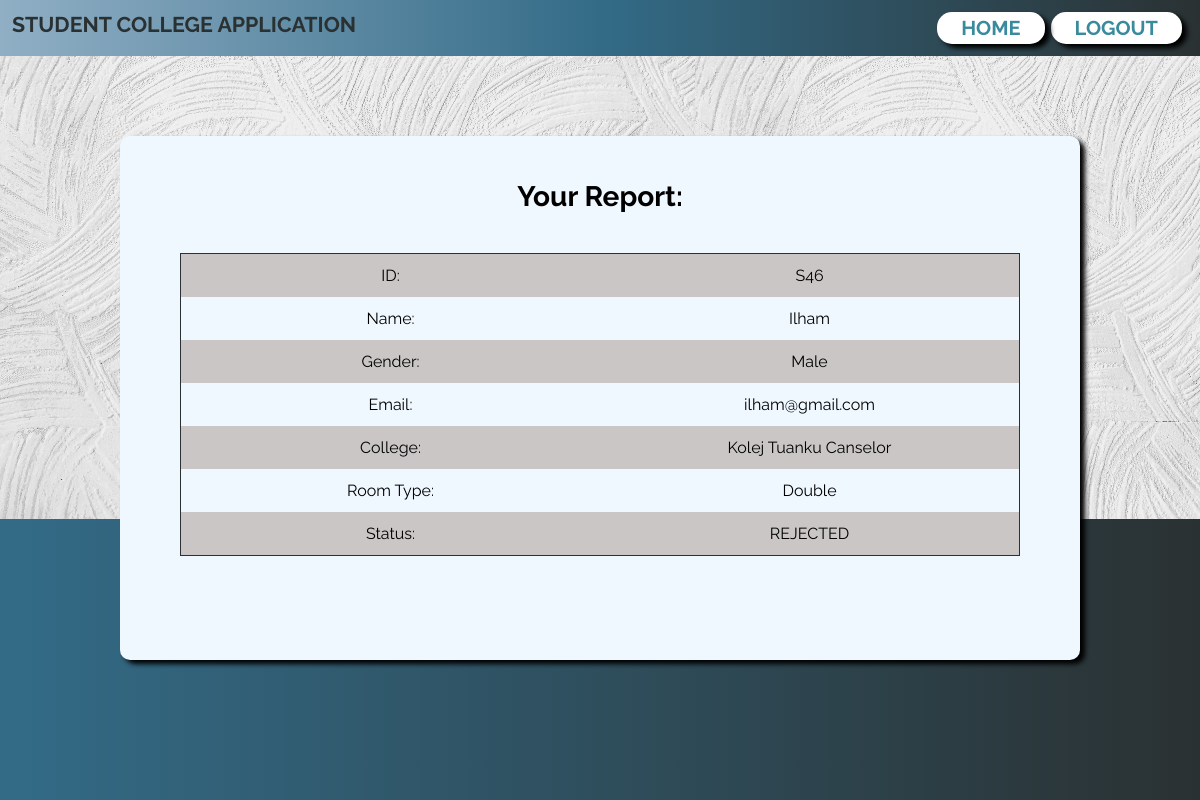
/View/view_report.php (signed in), run on the app's committed database.
### tables this page shows
CREATE TABLE `student` (
  `id` varchar(10) NOT NULL,
  `username` varchar(15) DEFAULT NULL,
  `password` varchar(20) DEFAULT NULL,
  `level` int(1) DEFAULT NULL,
  `name` varchar(30) DEFAULT NULL,
  `email` varchar(40) DEFAULT NULL,
  `gender` varchar(6) DEFAULT NULL,
  `collegeName` varchar(30) DEFAULT NULL,
  `roomType` varchar(6) DEFAULT NULL,
  `status` varchar(8) DEFAULT NULL
);

### View/view_report.php (the view, shortened to what this page needs)
<html>
<head><title>View Report</title><head>
<link rel="stylesheet" href="../style-main.css">
<body>
<div class="container-main">
	<div class="header">
    	<ul>
			<li>Student College Application</li>
			<li style="float:right"><a href="../Start/logout.php" class="btn">LOGOUT</a></li>
			<li style="float:right"><a href="../Start/main.php" class="btn">home</a></li>
	  	</ul>
	</div>
  	<div class="footer"></div>
	<?php
	    require ("../Database/config.php");
        if ($_SESSION["LEVEL"] == 3) {
			$ID=$_SESSION["ID"];
         	$sql = "SELECT * FROM Student WHERE id = '$ID' ";
		 	$result = mysqli_query($conn, $sql);
		 	$rows = mysqli_fetch_assoc($result);
		 	if($rows['status']=='PENDING')
		 		echo '<script>alert("Your report has not been approve yet");
            	window.location.href="../Start/main.php";
            	</script>';
			else if($rows['status']=='')
				echo '<script>alert("Your did not apply any college!");
				window.location.href="../Start/main.php";
				</script>';
	   		else {
	?>
	<div class="view-table">
	<h3>Your Report:</h3>
	<table class="table">
		<tr>
            <td>ID:</td>
            <td><?php echo $rows['id']; ?></td>
        </tr>
        <tr>
            <td>Name:</td>
            <td><?php echo $rows['name']; ?></td>
        </tr>
		<tr>
            <td>Gender:</td>
            <td><?php echo $rows['gender']; ?></td>
        </tr>
		<tr>
			<td>Email:</td>
            <td><?php echo $rows['email']; ?></td>
        </tr>
		<tr>
			<td>College:</td>
            <td><?php echo $rows['collegeName']; ?></td>
        </tr>
		<tr>
			<td>Room Type:</td>
            <td><?php echo $rows['roomType']; ?></td>
        </tr>
		<tr>
			<td>Status:</td>
            <td><?php echo $rows['status']; ?></td>
        </tr>
		</table>
	</div>
		<?php }
		  }
		  ?>
		  </div>
</body>
</html>

### style-main.css (style rules this page uses)
body { margin: 0; min-height: 100vh; text-align: center; }
.container-main { display: grid; grid-template-columns: 0.6fr 1.2fr 1.2fr 1.2fr 1.2fr 0.6fr; grid-template-rows: 0.4fr 2.3fr 1fr 1fr 1fr; grid-auto-flow: row; width: 100%; height: 100%; }
.header { grid-area: 1 / 1 / 2 / 7; background:linear-gradient(to right,#90AFC5,#336B87,#2A3132); }
ul { list-style-type: none; margin: 0.5vh; padding: 1vh; overflow: hidden; color: #2A3132; font-family: 'Raleway', sans-serif; }
li { float: left; font-size: 2.67vh; text-transform: uppercase; font-weight: bold; }
li a { margin-right: 0.5vw; }
.footer { grid-area: 4 / 1 / 6 / 7; background:linear-gradient(to right,#336B87 ,#2A3132 ); }
.btn { box-shadow:5px 4px 5px 0px black; background-color:white; border-radius:15px; display:inline-block; cursor:pointer; color:#3a8a9e; font-size: 2.5vh; padding:0.5vh 2vw; text-decoration:none; text-transform: uppercase; font-family:'Raleway', sans-serif ; }
.view-table { grid-area: 2 / 2 / 5 / 6; background-color: aliceblue; margin-top: 10vh; padding: 2vh 5vw 10vh 5vw; border-radius: 10px; box-shadow:5px 4px 5px 0px black; font-family: 'Raleway', sans-serif; font-size: 3vh; overflow: auto; }
.table { width: 100%; margin-top: 5vh; border-collapse: collapse; table-layout: fixed; border-radius: 20px; border: 1px solid #2A3132; }
.table td { text-align: center; padding: 1.5vh; overflow: auto; }
.table tr:nth-child(odd) { background-color: #cac6c6; }

### data on the page
student: id "S46", name "Ilham", gender "Male", email "ilham@gmail.com", collegeName "Kolej Tuanku Canselor", roomType "Double", status "REJECTED"
